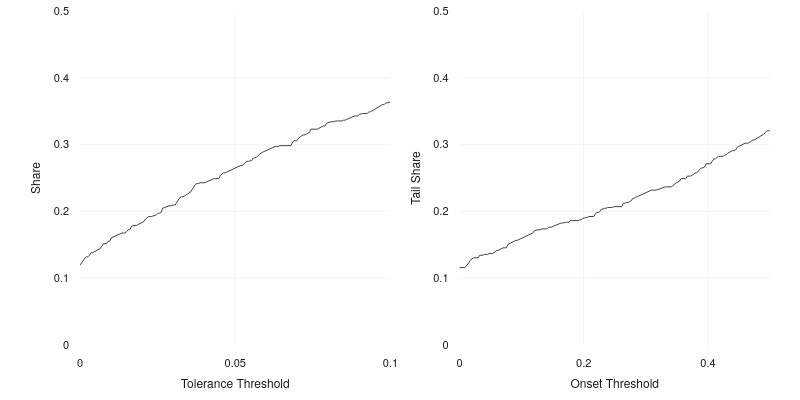

This figure's notebook cell:
### Markdown cell above
## Threshold sensitivity

The two curves trace how the non-transient share and the onset share respond to the tolerance and onset thresholds, showing how sensitive the classification is to where the cutoffs fall.

### Code cell
palette = pio.templates["thesis"].layout.colorway

omega = 0.10
epsilon = 0.01

fitted = reviews.filter(pl.col("profile").is_not_null())
probability = np.stack([np.asarray(p[1], float) for p in fitted["profile"].to_list()])
total = probability.shape[0]

tolerances = np.linspace(0, 0.1, 200)
tail_share = np.array(
    [
        (
            Stationarity(epsilon=e, omega=omega).transform(probability)["kind"]
            != "transient"
        ).sum()
        / total
        for e in tolerances
    ]
)

onsets = Stationarity(epsilon=epsilon, omega=1.0).transform(probability)["onset"]
onset_grid = np.linspace(0, 0.5, 200)
onset_share = np.array(
    [np.mean(np.isfinite(onsets) & (onsets <= o)) for o in onset_grid]
)

tolerance_curve = go.Scatter(
    x=tolerances,
    y=tail_share,
    mode="lines",
    line=dict(color=palette[3], width=1),
    showlegend=False,
)

onset_curve = go.Scatter(
    x=onset_grid,
    y=onset_share,
    mode="lines",
    line=dict(color=palette[3], width=1),
    showlegend=False,
)

(
    make_subplots(rows=1, cols=2, horizontal_spacing=0.1)
    .add_trace(tolerance_curve, row=1, col=1)
    .add_trace(onset_curve, row=1, col=2)
    .update_xaxes(title_text="Tolerance Threshold", range=[0, 0.1], row=1, col=1)
    .update_yaxes(title_text="Share", range=[0, 0.5], row=1, col=1)
    .update_xaxes(title_text="Onset Threshold", range=[0, 0.5], row=1, col=2)
    .update_yaxes(title_text="Tail Share", range=[0, 0.5], row=1, col=2)
    .update_layout(width=800, height=400)
    .show(config={"toImageButtonOptions": {"format": "svg"}})
)

### Figure 1 — Plotly figure (JSON) as saved in the notebook; plotly's stock layout.template omitted (floating-point values rounded to 4 significant figures; data arrays with more than 128 entries replaced by an {"elided": "..."} marker saying what was removed)
{"data": [{"line": {"color": "#404040", "width": 1}, "mode": "lines", "showlegend": false, "type": "scatter", "x": {"elided": "200 float values"}, "xaxis": "x", "y": {"elided": "200 float values"}, "yaxis": "y"}, {"line": {"color": "#404040", "width": 1}, "mode": "lines", "showlegend": false, "type": "scatter", "x": {"elided": "200 float values"}, "xaxis": "x2", "y": {"elided": "200 float values"}, "yaxis": "y2"}], "layout": {"height": 400, "width": 800, "xaxis": {"anchor": "y", "domain": [0, 0.45], "range": [0, 0.1], "title": {"text": "Tolerance Threshold"}}, "xaxis2": {"anchor": "y2", "domain": [0.55, 1], "range": [0, 0.5], "title": {"text": "Onset Threshold"}}, "yaxis": {"anchor": "x", "domain": [0, 1], "range": [0, 0.5], "title": {"text": "Share"}}, "yaxis2": {"anchor": "x2", "domain": [0, 1], "range": [0, 0.5], "title": {"text": "Tail Share"}}}}
